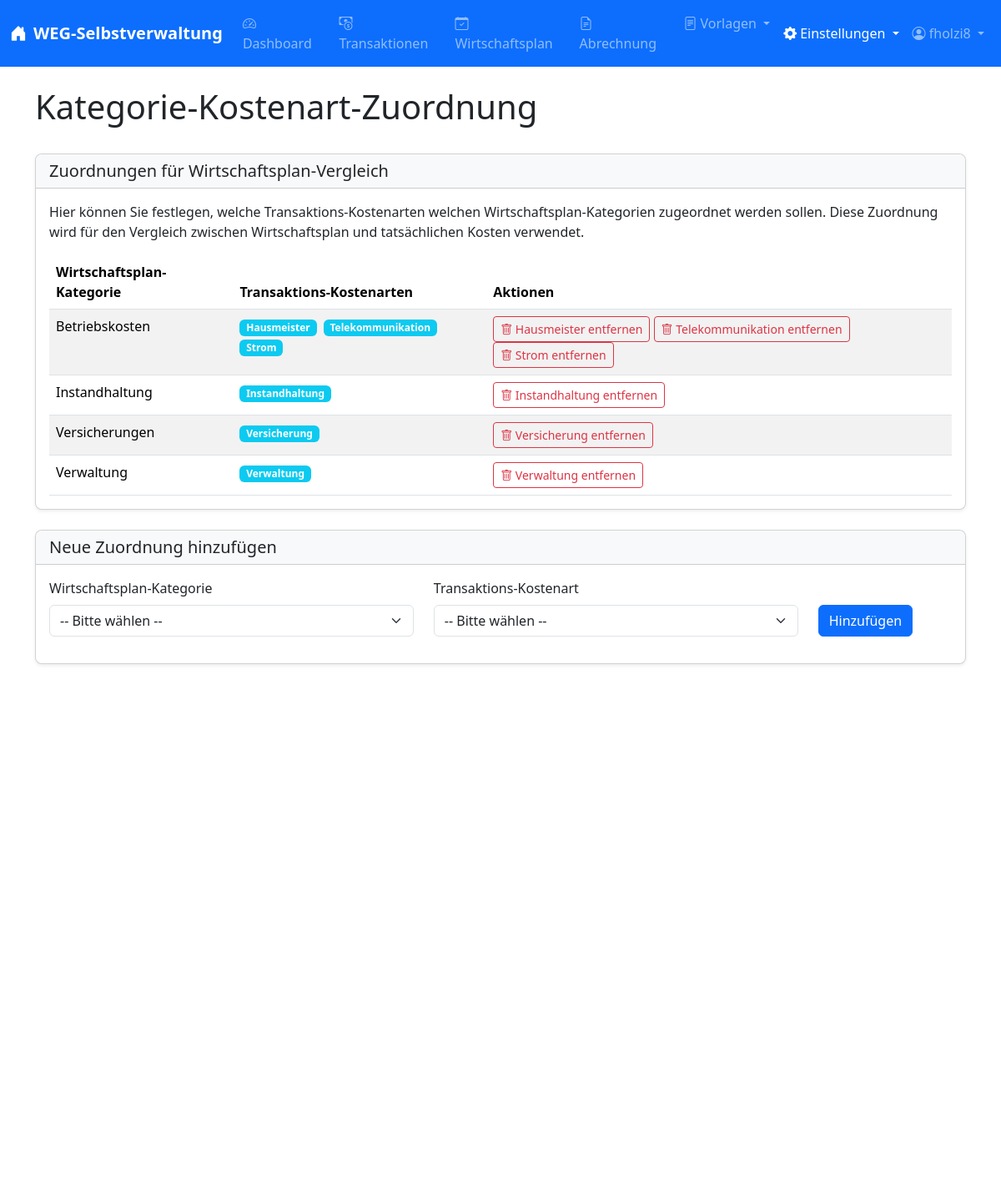
The page /settings/kategorie-mapping (signed in) on the database its author committed.
### models.py (models this page shows, shortened)
class User(UserMixin, db.Model):
    id = db.Column(db.Integer, primary_key=True)
    username = db.Column(db.String(150), unique=True, nullable=False)
    password_hash = db.Column(db.String(150), nullable=False)
    is_admin = db.Column(db.Boolean, default=False)
    email = db.Column(db.String(120), unique=True, nullable=True)
    email_verified = db.Column(db.Boolean, default=False)
    notify_transaction_changes = db.Column(db.Boolean, default=True)
    notify_wirtschaftsplan_changes = db.Column(db.Boolean, default=True)
    notify_user_changes = db.Column(db.Boolean, default=True)

class KategorieKostenartMapping(db.Model):
    id = db.Column(db.Integer, primary_key=True)
    wp_kategorie = db.Column(db.String(100), nullable=False)  # Wirtschaftsplan-Kategorie
    tx_kostenart = db.Column(db.String(100), nullable=False)  # Transaktions-Kostenart

### routes/settings.py (the view)
@settings_bp.route('/kategorie-mapping', methods=['GET'])
@login_required
@admin_required
def kategorie_mapping():
    wp_kategorien = db.session.query(Wirtschaftsplan.kategorie).distinct().all()
    wp_kategorien = sorted([k[0] for k in wp_kategorien if k[0]])
    tx_kostenarten = db.session.query(Transaktion.kostenart).distinct().all()
    tx_kostenarten = sorted([k[0] for k in tx_kostenarten if k[0]])
    mappings = get_all_mappings()
    return render_template(
        'settings/kategorie_mapping.html',
        wp_kategorien=wp_kategorien,
        tx_kostenarten=tx_kostenarten,
        mappings=mappings,
        active_tab='kategorie_mapping'
    )

### app.py (called while the page is built)
@app.context_processor
def inject_now():
    return {'now': datetime.now()}

@app.context_processor
def inject_csp_nonce():
    if not hasattr(g, 'csp_nonce'):
        g.csp_nonce = secrets.token_hex(16)
    return {'csp_nonce': g.csp_nonce}

@app.after_request
def add_security_headers(response):
    nonce = getattr(g, 'csp_nonce', secrets.token_hex(16))
    csp_policy = {}
    for key, value in app.config.get('CSP', {}).items():
        if isinstance(value, str) and '{nonce}' in value:
            csp_policy[key] = value.format(nonce=nonce)
        else:
            csp_policy[key] = value
    if csp_policy:
        response.headers['Content-Security-Policy'] = '; '.join(f"{key} {value}" for key, value in csp_policy.items())
    response.headers['X-Content-Type-Options'] = 'nosniff'
    response.headers['X-Frame-Options'] = 'SAMEORIGIN'
    response.headers['X-XSS-Protection'] = '1; mode=block'
    response.headers['Referrer-Policy'] = 'strict-origin-when-cross-origin'
    return response

@login_manager.user_loader
def load_user(user_id):
    return db.session.get(User, int(user_id))

@app.before_request
def limit_login_attempts():
    if request.endpoint == 'auth.login' and request.method == 'POST':
        limiter.limit("10/hour,3/minute")(lambda: None)()

### services/kategorie_mapping_service.py (called while the page is built)
def get_all_mappings():
    mappings = KategorieKostenartMapping.query.all()
    result = {}
    for mapping in mappings:
        if mapping.wp_kategorie not in result:
            result[mapping.wp_kategorie] = []
        result[mapping.wp_kategorie].append(mapping.tx_kostenart)
    return result

### utils/security.py (called while the page is built)
def admin_required(f):
    @wraps(f)
    def decorated_function(*args, **kwargs):
        if not current_user.is_admin:
            flash("Zugriff verweigert. Sie benötigen Administrator-Rechte.", "error")
            return redirect(url_for('dashboard.index'))
        return f(*args, **kwargs)
    return decorated_function

### templates/settings/kategorie_mapping.html (shortened to what this page needs)
{% extends "layout.html" %}
{% block content %}
<div class="d-flex justify-content-between align-items-center mb-4">
    <h1>Kategorie-Kostenart-Zuordnung</h1>
</div>
<div class="card mb-4">
    <div class="card-header bg-light">
        <h5 class="mb-0">Zuordnungen für Wirtschaftsplan-Vergleich</h5>
    </div>
    <div class="card-body">
        <p class="mb-3">
            Hier können Sie festlegen, welche Transaktions-Kostenarten welchen Wirtschaftsplan-Kategorien zugeordnet
            werden sollen.
            Diese Zuordnung wird für den Vergleich zwischen Wirtschaftsplan und tatsächlichen Kosten verwendet.
        </p>
        <div class="table-responsive">
            <table class="table table-striped">
                <thead>
                    <tr>
                        <th>Wirtschaftsplan-Kategorie</th>
                        <th>Transaktions-Kostenarten</th>
                        <th>Aktionen</th>
                    </tr>
                </thead>
                <tbody>
                    {% for kategorie, kostenarten in mappings.items() %}
                    <tr>
                        <td>{{ kategorie }}</td>
                        <td>
                            {% for kostenart in kostenarten %}
                            <span class="badge bg-info me-1">{{ kostenart }}</span>
                            {% endfor %}
                        </td>
                        <td>
                            {% for kostenart in kostenarten %}
                            <form action="{{ url_for('settings.kategorie_mapping_delete') }}" method="post"
                                class="d-inline">
                                <button type="submit" class="btn btn-sm btn-outline-danger"
                                    onclick="return confirm('Zuordnung wirklich löschen?')">
                                    <i class="bi bi-trash"></i> {{ kostenart }} entfernen
                                </button>
                            </form>
                            {% endfor %}
                        </td>
                    </tr>
                    {% else %}
                    <tr>
                        <td colspan="3" class="text-center">Keine Zuordnungen vorhanden.</td>
                    </tr>
                    {% endfor %}
                </tbody>
            </table>
        </div>
    </div>
</div>
<div class="card">
    <div class="card-header bg-light">
        <h5 class="mb-0">Neue Zuordnung hinzufügen</h5>
    </div>
    <div class="card-body">
        <form action="{{ url_for('settings.kategorie_mapping_add') }}" method="post">
            <div class="row">
                <div class="col-md-5">
                    <div class="mb-3">
                        <label for="wp_kategorie" class="form-label">Wirtschaftsplan-Kategorie</label>
                        <select class="form-select" id="wp_kategorie" name="wp_kategorie" required>
                            <option value="">-- Bitte wählen --</option>
                        </select>
                    </div>
                </div>
                <div class="col-md-5">
                    <div class="mb-3">
                        <label for="tx_kostenart" class="form-label">Transaktions-Kostenart</label>
                        <select class="form-select" id="tx_kostenart" name="tx_kostenart" required>
                            <option value="">-- Bitte wählen --</option>
                        </select>
                    </div>
                </div>
                <div class="col-md-2 d-flex align-items-end">
                    <div class="mb-3">
                        <button type="submit" class="btn btn-primary w-100">Hinzufügen</button>
                    </div>
                </div>
            </div>
        </form>
    </div>
</div>
{% endblock %}

### templates/layout.html (shortened to what this page needs)
<!DOCTYPE html>
<html lang="de">
<head>
    <link href="/static/css/bootstrap.min.css" rel="stylesheet">
    <link href="https://cdn.jsdelivr.net/npm/bootstrap-icons@1.10.0/font/bootstrap-icons.css" rel="stylesheet">
    <link href="/static/css/styles.css" rel="stylesheet">
    <link rel="stylesheet" type="text/css" href="https://cdn.datatables.net/1.13.4/css/dataTables.bootstrap5.min.css">
</head>
<body>
    {% if current_user.is_authenticated %}
    <nav class="navbar navbar-expand-lg navbar-dark bg-primary">
        <div class="container-fluid">
            <a class="navbar-brand" href="{{ url_for('dashboard.index') }}">
                <i class="bi bi-house-door-fill me-2"></i>WEG-Selbstverwaltung
            </a>
            <div class="collapse navbar-collapse" id="navbarNav">
                <ul class="navbar-nav me-auto">
                    <li class="nav-item">
                        <a class="nav-link {% if request.endpoint and request.endpoint.startswith('dashboard') %}active{% endif %}"
                            href="{{ url_for('dashboard.index') }}">
                            <i class="bi bi-speedometer2 me-1"></i>Dashboard
                        </a>
                    </li>
                    <li class="nav-item">
                        <a class="nav-link {% if request.endpoint and request.endpoint.startswith('transaktionen') %}active{% endif %}"
                            href="{{ url_for('transaktionen.liste') }}">
                            <i class="bi bi-cash-coin me-1"></i>Transaktionen
                        </a>
                    </li>
                    <li class="nav-item">
                        <a class="nav-link {% if request.endpoint and request.endpoint.startswith('wirtschaftsplan') %}active{% endif %}"
                            href="{{ url_for('wirtschaftsplan.uebersicht') }}">
                            <i class="bi bi-calendar-check me-1"></i>Wirtschaftsplan
                        </a>
                    </li>
                    <li class="nav-item">
                        <a class="nav-link {% if request.endpoint and request.endpoint.startswith('abrechnung') %}active{% endif %}"
                            href="{{ url_for('abrechnung.uebersicht') }}">
                            <i class="bi bi-file-earmark-text me-1"></i>Abrechnung
                        </a>
                    </li>
                    <li class="nav-item dropdown">
                        <a class="nav-link dropdown-toggle {% if request.blueprint == 'vorlagen' %}active{% endif %}" href="#"
                            id="vorlagenDropdown" role="button" data-bs-toggle="dropdown" aria-expanded="false">
                            <i class="bi bi-file-text me-1"></i>Vorlagen
                        </a>
                    </li>
                </ul>
                <ul class="navbar-nav">
                    <li class="nav-item dropdown">
                        <a class="nav-link dropdown-toggle {% if request.endpoint and (request.endpoint.startswith('settings') or request.endpoint.startswith('miteigentuemer')) %}active{% endif %}"
                            href="#" id="settingsDropdown" role="button" data-bs-toggle="dropdown"
                            aria-expanded="false">
                            <i class="bi bi-gear-fill me-1"></i>Einstellungen
                        </a>
                    </li>
                    <li class="nav-item dropdown">
                        <a class="nav-link dropdown-toggle" href="#" id="navbarDropdown" role="button" data-bs-toggle="dropdown"
                            aria-expanded="false">
                            <i class="bi bi-person-circle"></i> {{ current_user.username }}
                        </a>
                    </li>
                </ul>
            </div>
        </div>
    </nav>
    {% endif %}
    <div class="container mt-4 mb-5">
        {% block content %}{% endblock %}
    </div>
    <footer class="footer mt-auto py-3 bg-light">
        <div class="container text-center">
            <span class="text-muted">WEG-Selbstverwaltung &copy; {{ now.year }} | Version 1.0</span>
        </div>
    </footer>
</body>
</html>

### static/css/styles.css (style rules this page uses)
body { min-height: 100vh; display: flex; flex-direction: column; }
html,body { height: 100%; margin: 0; padding: 0; overflow-y: auto; }
.container { min-height: 100%; position: relative; overflow-y: auto; }
.footer { margin-top: auto; }
.table { margin-bottom: 0; }
.table th { font-weight: 600; }
.form-label { font-weight: 500; }
.card { box-shadow: 0 0.125rem 0.25rem rgba(0, 0, 0, 0.075); border-radius: 0.5rem; }
.card-header { border-radius: 0.5rem 0.5rem 0 0 !important; }
.navbar-brand { font-weight: 600; font-size: 1.25rem; }
.nav-link { font-weight: 500; }

### rows shown on the page
User: username "fholzi8"
KategorieKostenartMapping: wp_kategorie "Betriebskosten", tx_kostenart "Hausmeister"
KategorieKostenartMapping: tx_kostenart "Telekommunikation"
KategorieKostenartMapping: tx_kostenart "Strom"
KategorieKostenartMapping: wp_kategorie "Instandhaltung", tx_kostenart "Instandhaltung"
KategorieKostenartMapping: wp_kategorie "Versicherungen", tx_kostenart "Versicherung"
KategorieKostenartMapping: wp_kategorie "Verwaltung", tx_kostenart "Verwaltung"
